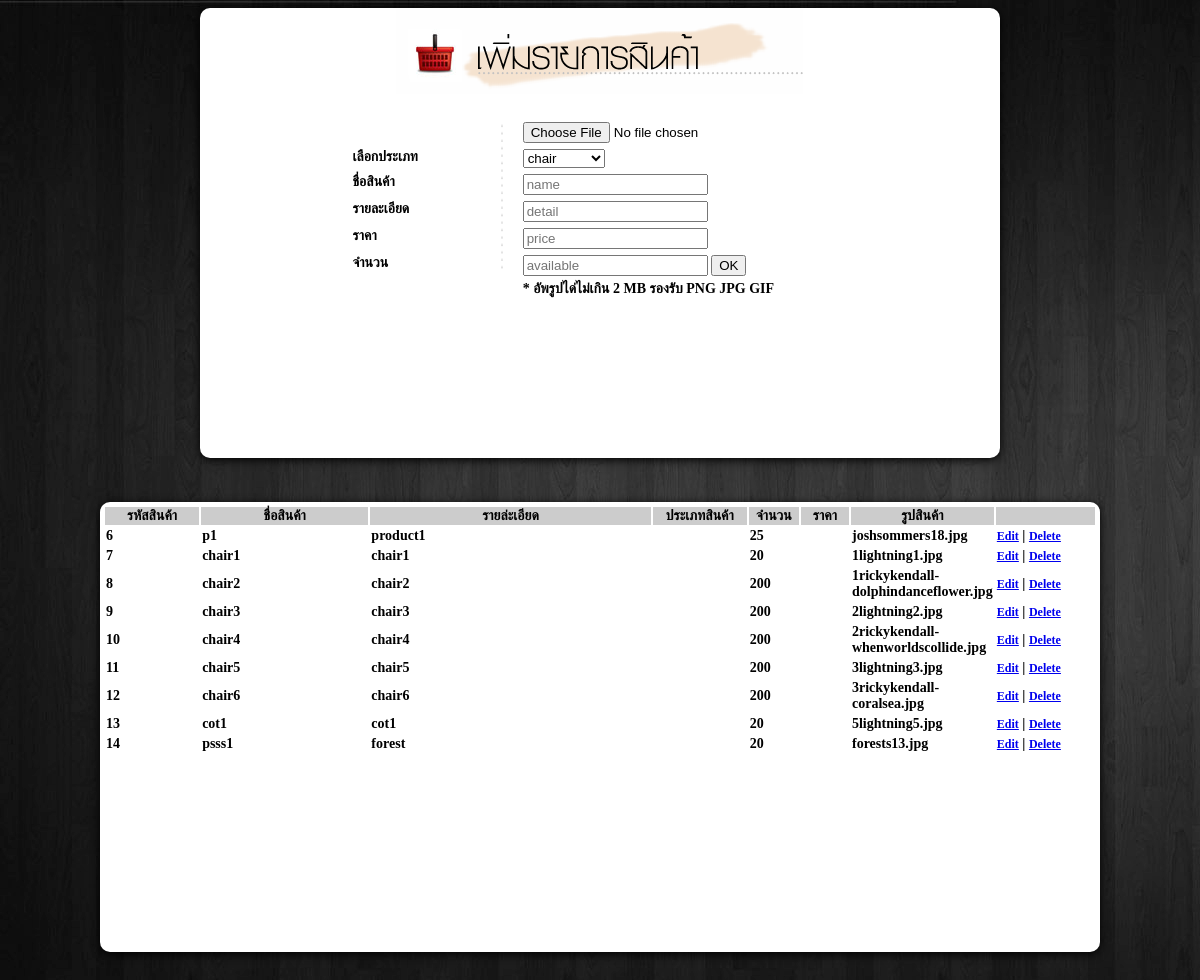
The page /producttemp.php on the database its author committed.
### tables this page shows
CREATE TABLE IF NOT EXISTS `product` (
  `id` int(10) NOT NULL AUTO_INCREMENT,
  `product_name` varchar(50) DEFAULT NULL,
  `product_detail` varchar(500) DEFAULT NULL,
  `price` float DEFAULT NULL,
  `img` varchar(500) DEFAULT NULL,
  `available` int(10) unsigned NOT NULL DEFAULT '0',
  `type_id` int(10) unsigned DEFAULT NULL,
  PRIMARY KEY (`id`)
);

### controller/DBcontrol.php (called while the page is built, shortened)
<?php
class DBcontrol {
    public function query($sql) {
        $rs = mysql_query($sql)or die(mysql_error());
        $list = array();
        while ($row = mysql_fetch_array($rs)) {
            $list[] = $row;
        }
        return $list;
    }
}
?>

### producttemp.php (the view, shortened to what this page needs)
<?php
include './controller/DBcontrol.php';
$db = new DBcontrol();
$db->connect();
?>
<!DOCTYPE html>
<html>
    <head>
</head >
<body>
    <div class="product-add ">
        <form action="./controller/productcontrol.php?act=add" enctype="multipart/form-data" method="post">
            <table width="800px" height="450px" border="0" align="center" cellpadding="0" cellspacing="0"  bgcolor="#FFFFFF"  class="round_image31">
                <tr>
                    <th align="center" valign="top" scope="row"><table width="800" border="0" cellspacing="0" cellpadding="0">
                    <tr>
                        <th align="left" valign="middle" scope="row">&nbsp;</th>
                        <td align="center" valign="middle"><img src="images/P_add.png" width="407" height="86" /></td>
                        <td align="left" valign="middle">&nbsp;</td>
                    </tr>
                    <tr>
                        <th align="left" valign="middle" scope="row">&nbsp;</th>
                        <td align="left" valign="middle">&nbsp;</td>
                        <td align="left" valign="middle">&nbsp;</td>
                    </tr>
                    <tr>
                        <th colspan="3" align="left" valign="middle" scope="row"><table width="100%" border="0" cellspacing="3" cellpadding="0">
                        <tr>
                            <th scope="row"><table width="505" border="0" align="center" cellpadding="0" cellspacing="5">
                            <tr>
                                <th width="120"  align="left" valign="top" scope="row">&nbsp;</th>
                                <th width="20" rowspan="6" align="left" valign="top" scope="row"><img src="product/left_line_dot.png" width="19" height="150"></th>
                                <th width="284" align="left" valign="top" scope="row"><span class="cssfonts">
                                        <input type="file" name="file"/>
                                    </span></th>
                            </tr>
                            <tr>
                                <th align="left" valign="top" class="cssfonts" scope="row">เลือกประเภท</th>
                                <th align="left" valign="top" scope="row"><span class="cssfonts">
                                        <?php
                                        $sql = "SELECT * FROM product_type";
                                        $rs = $db->query($sql);
                                        echo "<select name=type>";
                                        foreach ($rs as $r) {
                                            echo "<option value='{$r['id']}'>{$r['type_name']}</option>";
                                        }
                                        echo "</select>";
                                        ?>
                                    </span></th>
                            </tr>
                            <tr>
                                <th align="left" valign="top" scope="row"><span class="cssfonts">ชื่อสินค้า</span></th>
                                <th align="left" valign="top" scope="row"><span class="cssfonts">
                                        <input type="text" name="name" placeholder="name"/>
                                    </span></th>
                            </tr>
                            <tr>
                                <th align="left" valign="top" scope="row"><span class="cssfonts">รายละเอียด</span></th>
                                <th align="left" valign="top" scope="row"><span class="cssfonts">
                                        <input type="text" name="detail" placeholder="detail"/>
                                    </span></th>
                            </tr>
                            <tr>
                                <th align="left" valign="top" scope="row"><span class="cssfonts">ราคา</span></th>
                                <th align="left" valign="top" scope="row"><span class="cssfonts">
                                        <input type="text" name="price" placeholder="price"/>
                                    </span></th>
                            </tr>
                            <tr>
                                <th height="19" align="left" valign="top" scope="row">จำนวน</th>
                                <th align="left" valign="top" scope="row"><span class="cssfonts">
                                        <input type="text" name="available" placeholder="available" id="available"/>
                                        <input type="submit" value="OK"/>
                                    </span></th>
                            </tr>
                            <tr>
                                <th height="19" align="left" valign="top" scope="row">&nbsp;</th>
                                <th align="left" valign="top" scope="row">&nbsp;</th>
                                <th align="left" valign="top" scope="row"><span class="cssfonts">* อัพรูปได่ไม่เกิน 2 MB รองรับ PNG JPG GIF</span></th>
                            </tr>
                        </table></th>
                        </tr>
                    </table></th>
                    </tr>
                </table>
                <p>&nbsp;</p></th>
                </tr>
            </table>
            <p>&nbsp;</p></form></div>
    <div class="product-view">
        <table width="1000px" height="450px" border="0" align="center" cellpadding="0" cellspacing="0"  bgcolor="#FFFFFF"  class="round_image311">
            <tr>
                <th align="center" valign="top" scope="row"><table width="100%" border="0" cellspacing="0" cellpadding="0">
                <tr>
                    <th align="left" valign="middle" scope="row"><table width="100%" border="0" cellspacing="3" cellpadding="0">
                    <tr>
                        <th align="center" valign="top" scope="row"><table width="100%" align="center">
                        <thead>
                            <tr>
                                <th width="92" align="center" valign="top" bgcolor="#CCCCCC">รหัสสินค้า</th>
                                <th width="165" align="center" valign="top" bgcolor="#CCCCCC">ชื่อสินค้า</th>
                                <th width="278" align="center" valign="top" bgcolor="#CCCCCC">รายล่ะเอียด</th>
                                <th width="92" align="center" valign="top" bgcolor="#CCCCCC">ประเภทสินค้า</th>
                                <th width="48" align="center" valign="top" bgcolor="#CCCCCC">จำนวน</th>
                                <th width="46" align="center" valign="top" bgcolor="#CCCCCC">ราคา</th>
                                <th width="140" align="center" valign="top" bgcolor="#CCCCCC">รูปสินค้า</th>
                                <th width="97" align="center" valign="top" bgcolor="#CCCCCC"></th>
                            </tr>
                        </thead>
                        <tbody>
                            <?php
                            $sql = "SELECT * FROM product";
                            $rs = $db->query($sql);
                            foreach ($rs as $r) {
                                echo "<tr>";
                                echo "<td>{$r['id']}</td>";
                                echo "<td>{$r['product_name']}</td>";
                                echo "<td>{$r['product_detail']}</td>";
                                echo "<td>";
                                echo "<td>{$r['price']}</td>";
                                echo "<td>";
                                echo "<td>{$r['img']}</td>";
                                echo "<td><a href='productedittemp.php?id={$r['id']}' target=_blank>Edit</a> | <a href='./controller/productcontrol.php?act=del&id={$r['id']}&img={$r['img']}'>Delete</a></td>";
                                echo "</tr>";
                            }
                            ?>
                        </tbody>
                    </table></th>
                    </tr>
                </table></th>
                </tr>
            </table>
            <p>&nbsp;</p></th>
            </tr>
        </table>
        <p>&nbsp;</p>
    </div>
</body>
</html>

### producttemp.php (style rules this page uses)
body,td,th { font-family: ms Sans Serif; font-size: 14px; }
table { font-size: 14px; }
body { background:#333 url(bg.jpg) repeat top left; background-attachment:fixed; }
.round_image31 { -webkit-border-radius: 10px; -moz-border-radius: 10px; border-radius: 10px; -webkit-box-shadow: #000 0 2px 10px; -moz-box-shadow: #000 0 2px 10px; box-shadow: #000 0 2px 10px; }
.round_image311 { -webkit-border-radius: 10px; -moz-border-radius: 10px; border-radius: 10px; -webkit-box-shadow: #000 0 2px 10px; -moz-box-shadow: #000 0 2px 10px; box-shadow: #000 0 2px 10px; }
.product-view .round_image311 tr th table tr th table tr th table { color: #FFF; }
.product-view .round_image311 tr th table tr th table tr th table { color: #000; }

### rows shown on the page
product: id "6", product_name "p1", product_detail "product1", price "25", img "joshsommers18.jpg"
product: id "7", product_name "chair1", product_detail "chair1", price "20", img "1lightning1.jpg"
product: id "8", product_name "chair2", product_detail "chair2", price "200", img "1rickykendall-dolphindanceflower.jpg"
product: id "9", product_name "chair3", product_detail "chair3", price "200", img "2lightning2.jpg"
product: id "10", product_name "chair4", product_detail "chair4", price "200", img "2rickykendall-whenworldscollide.jpg"
product: id "11", product_name "chair5", product_detail "chair5", price "200", img "3lightning3.jpg"
product: id "12", product_name "chair6", product_detail "chair6", price "200", img "3rickykendall-coralsea.jpg"
product: id "13", product_name "cot1", product_detail "cot1", price "20", img "5lightning5.jpg"
product: id "14", product_name "psss1", product_detail "forest", price "20", img "forests13.jpg"

### other values the page prints
form field type "chair"
